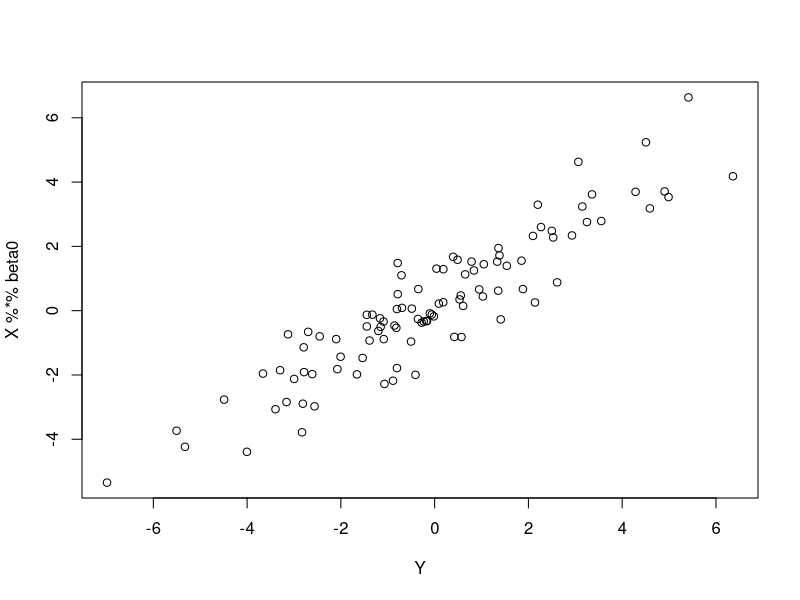
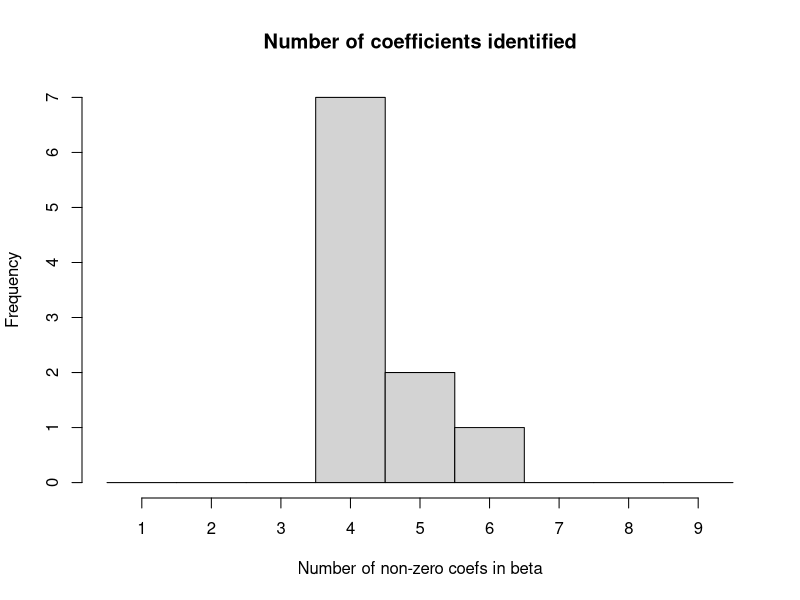
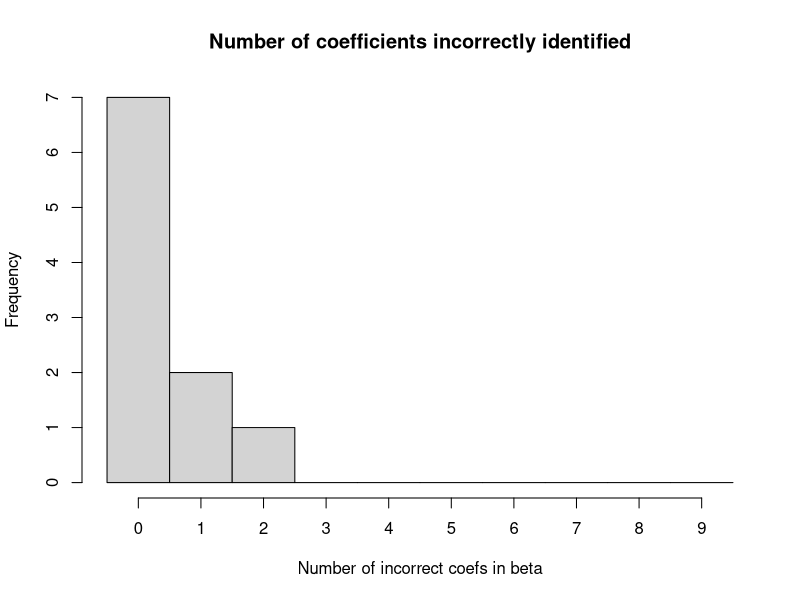

Recreate these plots in R, in order.
## ---- chunk 1
knitr::opts_chunk$set(echo = TRUE, cache=TRUE)
## ---- chunk 2
library(knitr)
library(rmarkdown)

library(glmnet)
## ---- chunk 3
n       = 100
p       = 10
p0      = 5
sigma   = 1
sigmaX  = 1
b0      = 1
beta0   = c(rep(b0,p0),rep(0,p-p0))
X       = sapply(1:p, FUN=function(x){rnorm(n,0,sigmaX)})
Y       = X%*%beta0 + rnorm(n,0,sigma)

plot(Y,X%*%beta0)

## ---- chunk 4
n      = 100
p      = 10
p0     = 5  #Number of nonzero coefficients
sigma  = 1
sigmaX = 1
b0     = 1
beta0  = c(rep(b0,p0),rep(0,p-p0))       
B      = 10 #Number of simulations
res    = matrix(NA,ncol=5,nrow=B) #Stores n,p, sigma, number of nonzero 
                  #coefficients recovered, number of nz incorrectly identified

betah  = matrix(NA, ncol = p, nrow = B)

# fixed design setting
X = sapply(1:p, FUN=function(x){rnorm(n,0,sigmaX)})

for (b in 1:B){
  Y     = X%*%beta0 + rnorm(n,0,sigma)
  # estimate betah using the calibrated lasso
  # betah = 
  lambda.cv = cv.glmnet(X,Y, family = "gaussian",intercept=F)$lambda.1se
  temp = glmnet(X,Y,family = "gaussian",intercept=F, lambda=lambda.cv)$beta  
  ##the value returned by glmnet(...)$beta is a sparse matrix
  #In a sparse matrix : @i (non zero indices); @x non zero values

  indices_identified = c(rep(0, p)) #Fill indices_identified with 1 at 
                                    #indices in temp@i, set others to 0
  for (index in temp@i) {
    indices_identified[index] = 1
  }
  
  betah[b,]  = c(temp@i, rep(NA, p-length(temp@i))) #We store in betah[b,]
    #the nonzero indices and we fill with NA to get a vector of the proper size
  res[b,] = c(n, p, sigma, length(temp@i), sum(abs(indices_identified - beta0)))
}
res           = as.data.frame(res)
colnames(res) = c("n","p","sigma","nz", "nzcorrect")


hist1<-hist(res$nz, breaks = 1:10, axes = FALSE, 
            xlab="Number of non-zero coefs in beta", 
            main = "Number of coefficients identified")
axis(side=1,at=hist1$mids,labels=1:9) #So that breakpoints are centered
axis(side=2)          #Because of previous trick, we had to hide both axis, 
                      #so we display again the Y-axis


hist2 <- hist(res$nzcorrect, breaks = 0:10, axes = FALSE, 
              xlab="Number of incorrect coefs in beta", 
              main = "Number of coefficients incorrectly identified")
axis(side=1,at=hist2$mids,labels=0:9)
axis(side=2)
